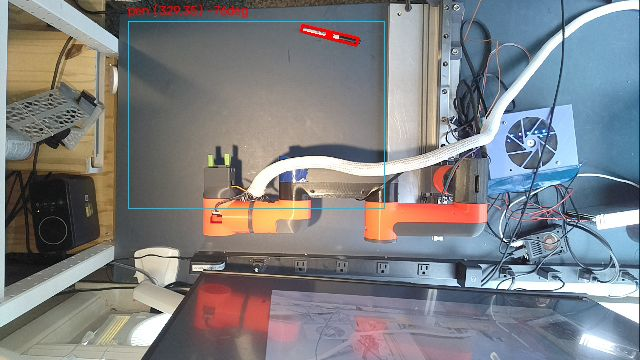
#> input picture extended_arm.jpg, 640 x 360 px
$ python mat_bbox.py ../../extended_arm.jpg
#> lines starting #> are read from the running program, lines starting #| are printed output that depends on the picture; after the words box and inside, x2 and y2 are one past the last pixel; in counts of white or black regions, pixels touching at a corner belong together
"""Estimate the blue mat bounding box in a frame, as ROI fractions.

Loads a captured frame and segments the desaturated blue-gray work mat by HSV
range, returns the largest connected region's bounding box expressed as
(x0, y0, x1, y1) fractions of the frame so it can be dropped straight into
``ROI_FRAC``. Also writes an annotated preview with the detected mat box and a
proposed inset ROI for visual confirmation.

Run (on the Pi):
    python mat_bbox.py /tmp/frame_now.jpg
"""

from __future__ import annotations

import sys

import cv2
import numpy as np


def main() -> None:
    """Segment the mat and print its bounding box as frame fractions."""
    path = sys.argv[1] if len(sys.argv) > 1 else "/tmp/frame_now.jpg"
    img = cv2.imread(path)
#> img is the input picture: shape (360, 640, 3); mean B, G, R 131.3, 128.4, 126.9
    h, w = img.shape[:2]
#> h = 360; w = 640
    hsv = cv2.cvtColor(img, cv2.COLOR_BGR2HSV)
#> hsv: shape (360, 640, 3); mean H, S, V 73.2, 57.3, 145.8
    # Blue-gray mat: hue in the blue band, low-moderate saturation, mid value.
    lower = np.array([90, 20, 40])
    upper = np.array([135, 160, 200])
    mask = cv2.inRange(hsv, lower, upper)
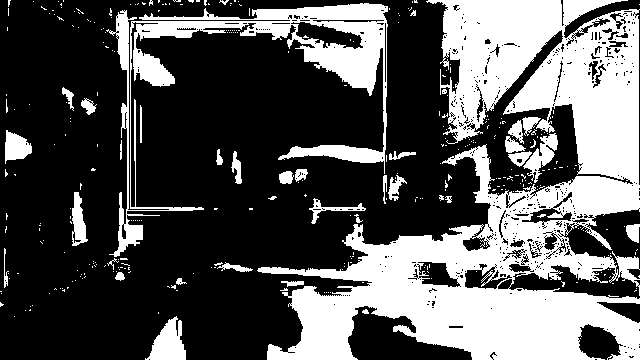
#> mask: shape (360, 640); 34.1% white; 342 white regions (306 under 20 px), largest, box (x1, y1, x2, y2) and area: (257, 0, 640, 360) 58956, (106, 3, 388, 257) 12531, (145, 316, 186, 360) 1053
    mask = cv2.morphologyEx(mask, cv2.MORPH_OPEN, np.ones((7, 7), np.uint8))
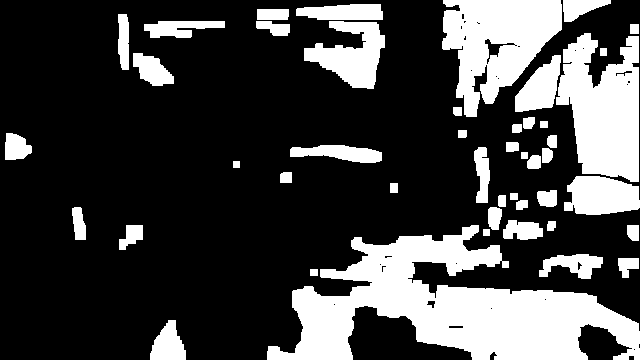
#> mask: shape (360, 640); 26.4% white; 46 white regions, largest, box (x1, y1, x2, y2) and area: (267, 225, 640, 360) 23733, (556, 33, 639, 182) 8544, (442, 0, 562, 117) 8445
    mask = cv2.morphologyEx(mask, cv2.MORPH_CLOSE, np.ones((25, 25), np.uint8))
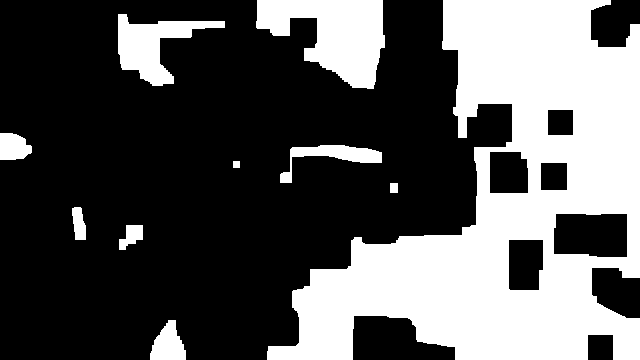
#> mask: shape (360, 640); 34.8% white; 10 white regions
    cnts, _ = cv2.findContours(mask, cv2.RETR_EXTERNAL, cv2.CHAIN_APPROX_SIMPLE)
#> cnts = 10 contours; largest, box (x1, y1, x2, y2) and area: (267, 0, 640, 360) 72618, (256, 0, 385, 89) 6658, (118, 14, 225, 86) 3068, (280, 145, 382, 183) 1130, (150, 320, 186, 360) 896
    if not cnts:
        print("no mat region found")
        return
    c = max(cnts, key=cv2.contourArea)
#> c = contour of 212 points, box (x1, y1, x2, y2) (267, 0, 640, 360), area 72618
    x, y, bw, bh = cv2.boundingRect(c)
#> x = 267; y = 0; bw = 373; bh = 360
    print(f"frame {w}x{h}")
#| frame 640x360
    print(f"mat bbox px: x0={x} y0={y} x1={x+bw} y1={y+bh}")
#| mat bbox px: x0=267 y0=0 x1=640 y1=360
    print("mat bbox frac: " f"({x/w:.3f}, {y/h:.3f}, {(x+bw)/w:.3f}, {(y+bh)/h:.3f})")
#| mat bbox frac: (0.417, 0.000, 1.000, 1.000)
    # Proposed ROI: inset 6% of the mat span on each edge (avoid the rail/edges).
    mx, my = int(0.06 * bw), int(0.06 * bh)
#> mx = 22; my = 21
    ix0, iy0, ix1, iy1 = x + mx, y + my, x + bw - mx, y + bh - my
#> ix0 = 289; iy0 = 21; ix1 = 618; iy1 = 339
    print(
        "proposed inset ROI_FRAC = "
        f"({ix0/w:.3f}, {iy0/h:.3f}, {ix1/w:.3f}, {iy1/h:.3f})"
    )
#| proposed inset ROI_FRAC = (0.452, 0.058, 0.966, 0.942)
    cv2.rectangle(img, (x, y), (x + bw, y + bh), (0, 255, 0), 2)
    cv2.rectangle(img, (ix0, iy0), (ix1, iy1), (255, 255, 0), 2)
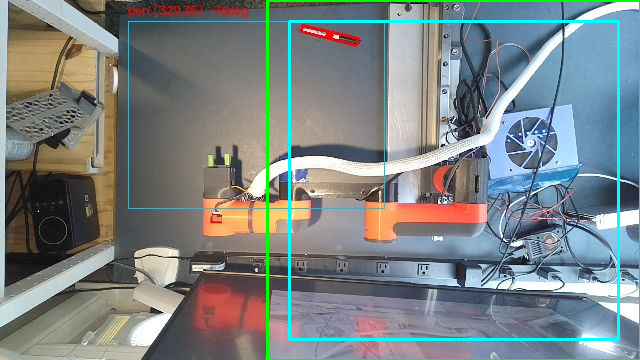
#> img: shape (360, 640, 3); mean B, G, R 131.6, 131.8, 123.4
    cv2.imwrite("/tmp/mat_bbox.jpg", img)
    print("wrote /tmp/mat_bbox.jpg")


if __name__ == "__main__":
    main()
